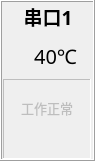
<?xml version="1.0" encoding="UTF-8"?>
<ui version="4.0">
 <class>FormCard</class>
 <widget class="QWidget" name="FormCard">
  <property name="geometry">
   <rect>
    <x>0</x>
    <y>0</y>
    <width>95</width>
    <height>161</height>
   </rect>
  </property>
  <property name="windowTitle">
   <string>Form</string>
  </property>
  <widget class="QFrame" name="frame">
   <property name="geometry">
    <rect>
     <x>0</x>
     <y>0</y>
     <width>95</width>
     <height>161</height>
    </rect>
   </property>
   <property name="frameShape">
    <enum>QFrame::Box</enum>
   </property>
   <property name="frameShadow">
    <enum>QFrame::Raised</enum>
   </property>
   <property name="lineWidth">
    <number>1</number>
   </property>
   <widget class="QTextBrowser" name="textBrowser">
    <property name="enabled">
     <bool>false</bool>
    </property>
    <property name="geometry">
     <rect>
      <x>3</x>
      <y>79</y>
      <width>88</width>
      <height>80</height>
     </rect>
    </property>
    <property name="frameShape">
     <enum>QFrame::Panel</enum>
    </property>
    <property name="frameShadow">
     <enum>QFrame::Sunken</enum>
    </property>
    <property name="readOnly">
     <bool>true</bool>
    </property>
    <property name="html">
     <string>&lt;!DOCTYPE HTML PUBLIC &quot;-//W3C//DTD HTML 4.0//EN&quot; &quot;http://www.w3.org/TR/REC-html40/strict.dtd&quot;&gt;
&lt;html&gt;&lt;head&gt;&lt;meta name=&quot;qrichtext&quot; content=&quot;1&quot; /&gt;&lt;style type=&quot;text/css&quot;&gt;
p, li { white-space: pre-wrap; }
&lt;/style&gt;&lt;/head&gt;&lt;body style=&quot; font-family:'SimSun'; font-size:9pt; font-weight:400; font-style:normal;&quot;&gt;
&lt;p style=&quot;-qt-paragraph-type:empty; margin-top:0px; margin-bottom:0px; margin-left:0px; margin-right:0px; -qt-block-indent:0; text-indent:0px;&quot;&gt;&lt;br /&gt;&lt;/p&gt;
&lt;p align=&quot;center&quot; style=&quot; margin-top:0px; margin-bottom:0px; margin-left:0px; margin-right:0px; -qt-block-indent:0; text-indent:0px;&quot;&gt;&lt;span style=&quot; font-size:10pt;&quot;&gt;工作正常&lt;/span&gt;&lt;/p&gt;&lt;/body&gt;&lt;/html&gt;</string>
    </property>
   </widget>
   <widget class="QLabel" name="label_cardName">
    <property name="geometry">
     <rect>
      <x>9</x>
      <y>5</y>
      <width>78</width>
      <height>22</height>
     </rect>
    </property>
    <property name="font">
     <font>
      <family>华文楷体</family>
      <pointsize>14</pointsize>
      <weight>75</weight>
      <bold>true</bold>
     </font>
    </property>
    <property name="frameShape">
     <enum>QFrame::NoFrame</enum>
    </property>
    <property name="frameShadow">
     <enum>QFrame::Raised</enum>
    </property>
    <property name="text">
     <string>串口1</string>
    </property>
    <property name="alignment">
     <set>Qt::AlignCenter</set>
    </property>
   </widget>
   <widget class="QLabel" name="label_Temp">
    <property name="geometry">
     <rect>
      <x>30</x>
      <y>40</y>
      <width>51</width>
      <height>31</height>
     </rect>
    </property>
    <property name="font">
     <font>
      <family>等线</family>
      <pointsize>15</pointsize>
      <weight>50</weight>
      <bold>false</bold>
     </font>
    </property>
    <property name="text">
     <string>40℃</string>
    </property>
    <property name="alignment">
     <set>Qt::AlignCenter</set>
    </property>
   </widget>
   <widget class="QLabel" name="label_3">
    <property name="geometry">
     <rect>
      <x>8</x>
      <y>37</y>
      <width>23</width>
      <height>36</height>
     </rect>
    </property>
    <property name="styleSheet">
     <string notr="true">image: url(:/image/card_tempera.png);</string>
    </property>
    <property name="text">
     <string/>
    </property>
   </widget>
  </widget>
 </widget>
 <resources/>
 <connections/>
</ui>
